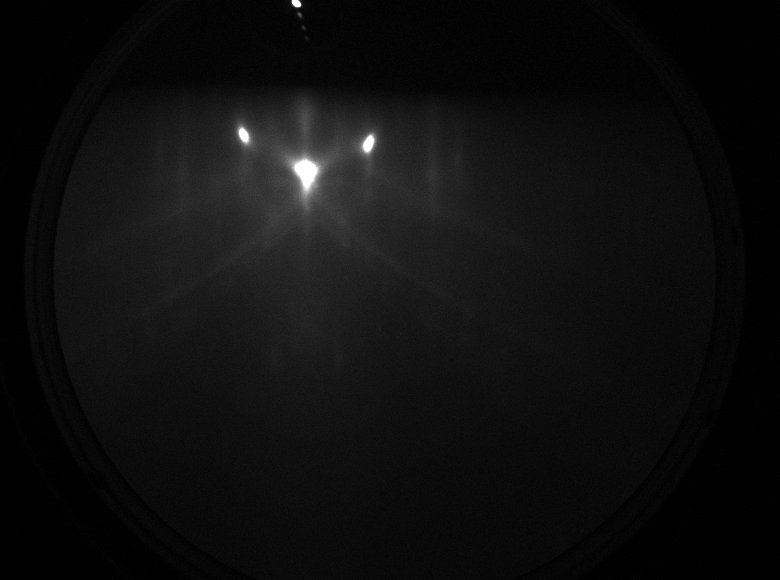
#> input picture data/STO_ideal_HTR/HTR_1.png, 780 x 580 px
$ python -i preprocess_images.py   (imports and definitions only)
#> lines starting #> are read from the running program, lines starting #| are printed output that depends on the picture
#> further down, picture is the input picture: PIL image 780x580 I;16; min 0, max 65535, mean 3905.1
#!/usr/bin/env python3
"""
Preprocess RHEED images for Classifier2 training.

Two preprocessing steps:
1. Apply 350% brightness to all BMP images (like labeling software)
2. Convert black images in 2025 folders to green (to match 2022 trajectory format)
"""

import os
import sys
from pathlib import Path
from PIL import Image, ImageEnhance
import numpy as np
from tqdm import tqdm

# Paths
PROJECT_ROOT = Path(__file__).parent.parent
DATA_ROOT = PROJECT_ROOT / "data"
TRAJECTORY_DIR = DATA_ROOT / "Trajectories"

# Backup directory for original images
BACKUP_DIR = DATA_ROOT / "Trajectories_backup"


def convert_grayscale_to_green(img):
    """
    Convert grayscale image to green phosphor format (like 2022 images).

    The 2022 images use a palette with green phosphor colors:
    - Index 0-127: Black to bright green (0, 0, 0) -> (0, 255, 0)
    - Index 128-255: Bright green to white (0, 255, 0) -> (255, 255, 255)

    The 2025 images are pure grayscale (L mode).
    This function converts grayscale to green phosphor format.
    """
    # Ensure we have grayscale values
    if img.mode == 'P':
        # Already has a palette, convert to RGB first
        img = img.convert('RGB')
        arr = np.array(img)
        # If it's already green-dominant, return as-is
        if arr[:, :, 1].mean() > arr[:, :, 0].mean() * 1.5:
            return img
        intensity = arr[:, :, 1]  # Use green channel
    elif img.mode == 'L':
        intensity = np.array(img)
    elif img.mode in ['RGB', 'RGBA']:
        arr = np.array(img)
        # Check if already green format
        if arr[:, :, 1].mean() > arr[:, :, 0].mean() * 1.5:
            return img.convert('RGB')
        # Use luminance
        intensity = np.mean(arr[:, :, :3], axis=2).astype(np.uint8)
    else:
        img = img.convert('L')
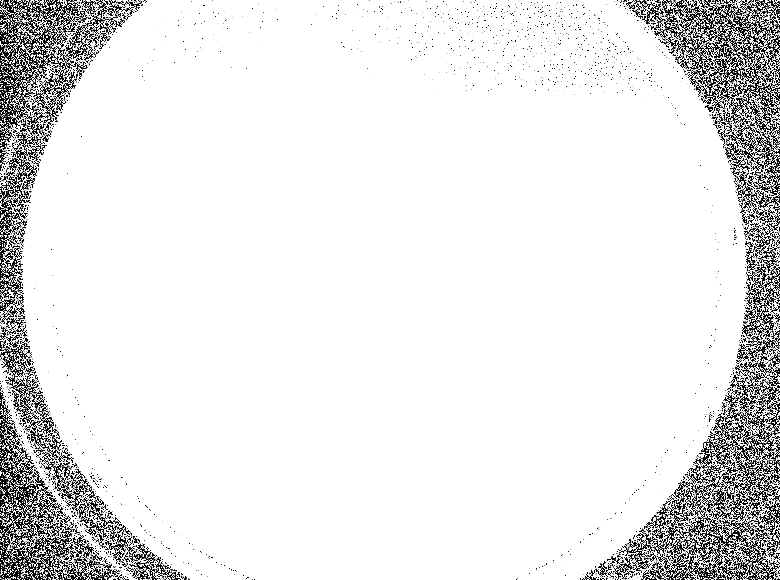
#> img: PIL image 780x580 L; min 0, max 255, mean 231.2
        intensity = np.array(img)

    # Create green phosphor image
    # Map intensity to green palette:
    # - Low values (0-127): pure green gradient
    # - High values (128-255): green to white gradient
    h, w = intensity.shape
#> h = 580; w = 780
    rgb = np.zeros((h, w, 3), dtype=np.uint8)

    # Scale intensity to match phosphor response
    # Multiply by 2 to boost the green channel (like palette index * 2)
    green_value = np.clip(intensity * 2, 0, 255).astype(np.uint8)
    rgb[:, :, 1] = green_value  # Green channel
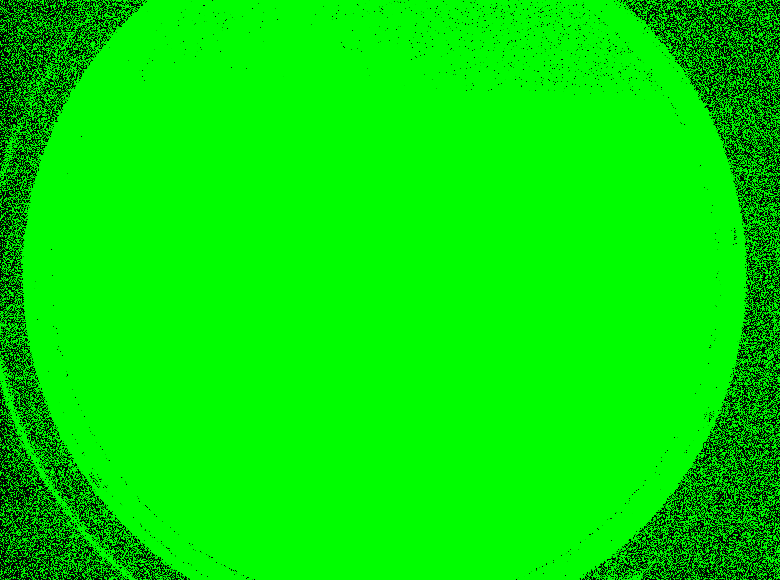
#> rgb: shape (580, 780, 3); mean of channels 0, 1, 2 0, 230.1, 0; drawn as R, G, B

    # For very bright areas (intensity > 127), add some R and B
    bright_mask = intensity > 127
#> bright_mask: shape (580, 780) bool; 90.7% white; black in thin lines or dots
    overflow = np.clip((intensity.astype(np.int16) - 127) * 2, 0, 255).astype(np.uint8)
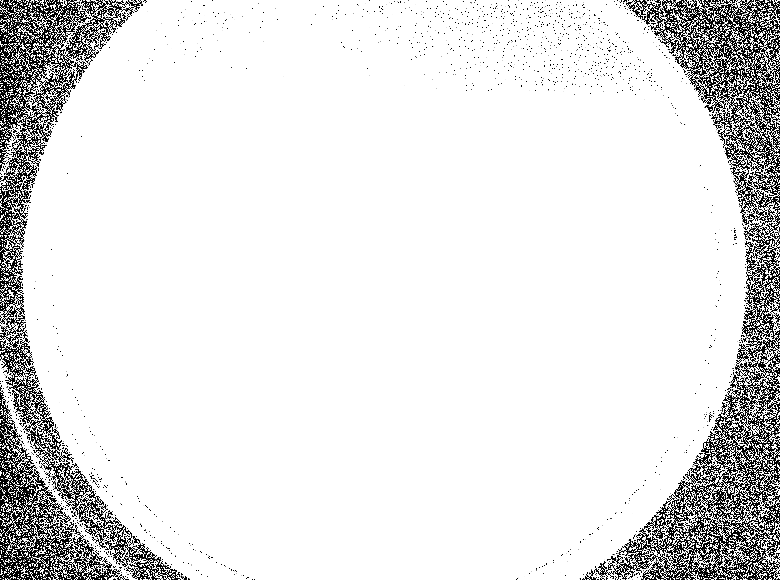
#> overflow: shape (580, 780); min 0, max 255, mean 228.3
    rgb[:, :, 0][bright_mask] = overflow[bright_mask]
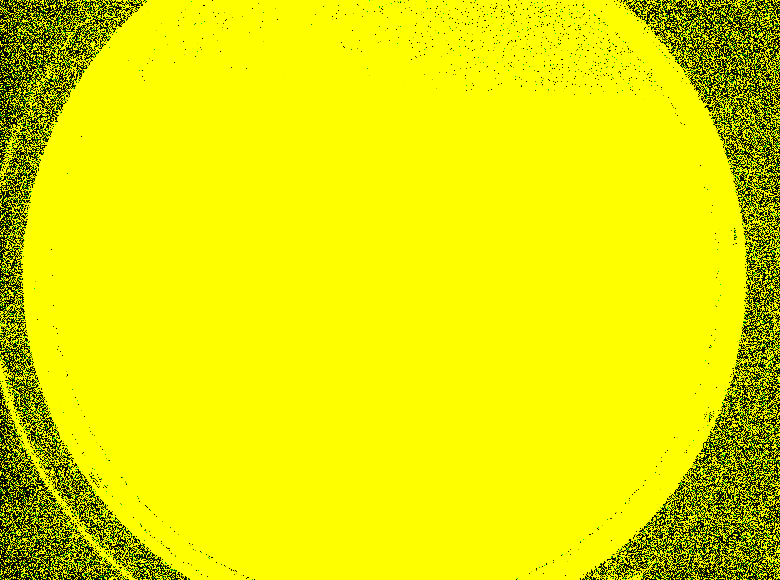
#> rgb: shape (580, 780, 3); mean of channels 0, 1, 2 228.3, 230.1, 0; drawn as R, G, B
    rgb[:, :, 2][bright_mask] = overflow[bright_mask]
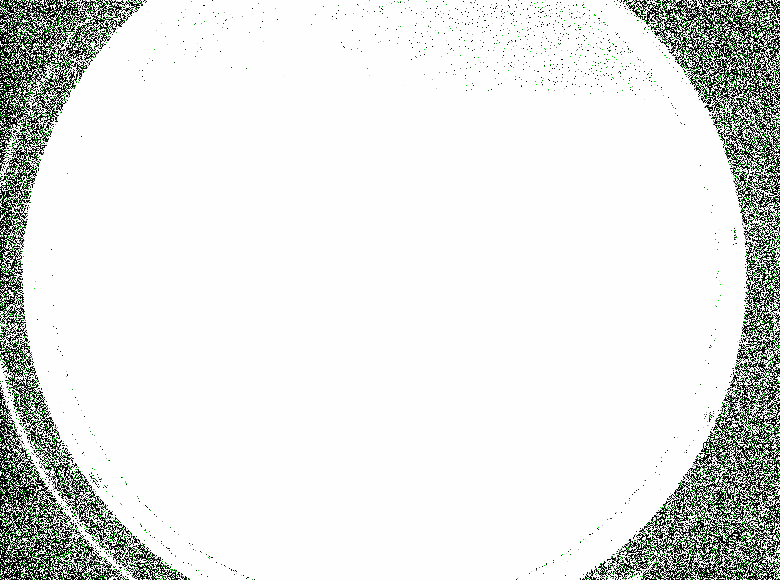
#> rgb: shape (580, 780, 3); mean of channels 0, 1, 2 228.3, 230.1, 228.3; drawn as R, G, B

    return Image.fromarray(rgb, mode='RGB')


# [166 lines left out: functions apply_brightness, needs_green_conversion, preprocess_all_images, preview_preprocessing, not called in this run]


# [17 lines not run here, left out]

>>> from PIL import Image
>>> picture = Image.open('../data/STO_ideal_HTR/HTR_1.png')
>>> result = convert_grayscale_to_green(picture)
